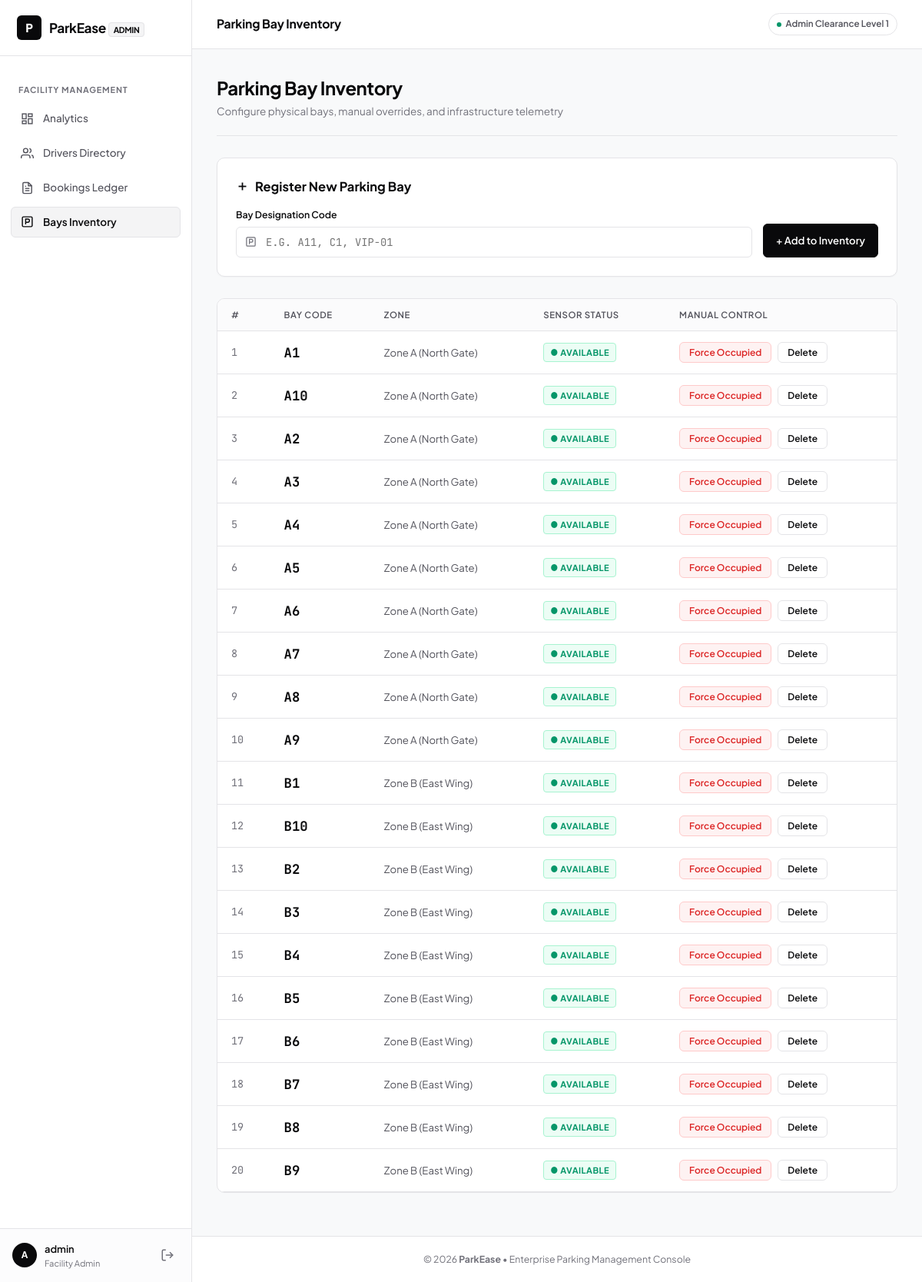
Screenshot of /admin/slots.php (signed in) with the database file from the repository.
### tables this page shows
CREATE TABLE IF NOT EXISTS slots (
    id INT AUTO_INCREMENT PRIMARY KEY,
    slot_number VARCHAR(10) NOT NULL UNIQUE,
    status ENUM('available', 'occupied') DEFAULT 'available'
);

### admin/slots.php (the view, shortened to what this page needs)
<?php
require_once '../config/db.php';
$slots = $conn->query("SELECT * FROM slots ORDER BY slot_number ASC");
include 'includes/admin_header.php';
?>
<div class="page-header">
    <div>
        <h1 class="page-title">Parking Bay Inventory</h1>
        <p class="page-subtitle">Configure physical bays, manual overrides, and infrastructure telemetry</p>
    </div>
</div>
<div class="card" style="margin-bottom:28px;">
    <h3 class="card-title">
        <svg width="17" height="17" viewBox="0 0 24 24" fill="none" stroke="currentColor" stroke-width="2.5"><line x1="12" y1="5" x2="12" y2="19"></line><line x1="5" y1="12" x2="19" y2="12"></line></svg>
        Register New Parking Bay
    </h3>
    <form method="POST" action="" style="display:flex; gap:14px; align-items:flex-end; flex-wrap:wrap; margin-top:14px;">
        <div class="form-group" style="margin-bottom:0; flex:1; min-width:240px;">
            <label for="slot_number">Bay Designation Code</label>
            <div class="input-wrap">
                <span class="input-icon">
                </span>
                <input type="text" id="slot_number" name="slot_number" placeholder="e.g. A11, C1, VIP-01" required style="text-transform:uppercase; font-family:var(--font-mono);">
            </div>
        </div>
        <button type="submit" name="add_slot" class="btn btn-primary" style="height:44px;">
            + Add to Inventory
        </button>
    </form>
</div>
<?php if ($slots && $slots->num_rows > 0): ?>
    <div class="table-container">
        <table class="data-table">
            <thead>
                <tr>
                    <th>#</th>
                    <th>Bay Code</th>
                    <th>Zone</th>
                    <th>Sensor Status</th>
                    <th>Manual Control</th>
                </tr>
            </thead>
            <tbody>
                <?php $count = 1; ?>
                <?php while ($s = $slots->fetch_assoc()):
                    $is_a = (strpos(strtoupper($s['slot_number']), 'A') === 0);
                ?>
                    <tr>
                        <td style="color:var(--text-muted); font-family:var(--font-mono);"><?php echo $count++; ?></td>
                        <td>
                            <strong style="color:var(--text-primary); font-family:var(--font-mono); font-size:1.15rem;">
                                <?php echo htmlspecialchars($s['slot_number']); ?>
                            </strong>
                        </td>
                        <td style="color:var(--text-secondary); font-size:0.88rem;">
                            <?php echo $is_a ? 'Zone A (North Gate)' : 'Zone B (East Wing)'; ?>
                        </td>
                        <td>
                            <span class="badge <?php echo $s['status'] == 'available' ? 'badge-active' : 'badge-cancelled'; ?>">
                                <?php echo $s['status'] == 'available' ? '● AVAILABLE' : '● OCCUPIED'; ?>
                            </span>
                        </td>
                        <td>
                            <div style="display:flex; gap:8px; align-items:center;">
                                <form method="POST" action="" style="display:inline;">
                                    <button type="submit" name="toggle_status"
                                            class="btn btn-sm <?php echo $s['status'] == 'available' ? 'btn-danger' : 'btn-success'; ?>">
                                        <?php echo $s['status'] == 'available' ? 'Force Occupied' : 'Force Available'; ?>
                                    </button>
                                </form>
                                <form method="POST" action="" style="display:inline;">
                                    <button type="submit" name="delete_slot" class="btn btn-outline btn-sm"
                                            onclick="return confirm('Remove bay <?php echo htmlspecialchars($s['slot_number']); ?> from inventory?')"
                                            <?php echo $s['status'] == 'occupied' ? 'disabled style="opacity:0.35; cursor:not-allowed;" title="Cannot remove occupied bay"' : ''; ?>>
                                        Delete
                                    </button>
                                </form>
                            </div>
                        </td>
                    </tr>
                <?php endwhile; ?>
            </tbody>
        </table>
    </div>
<?php else: ?>
    <div class="card" style="text-align:center; padding:36px;">
        <p style="color:var(--text-muted); font-size:0.9rem;">No parking bays found in inventory.</p>
    </div>
<?php endif; ?>
<?php include 'includes/admin_footer.php'; ?>

### admin/includes/admin_header.php (shortened to what this page needs)
<?php
$current_page = basename($_SERVER['PHP_SELF']);
$admin_name = $_SESSION['admin_username'] ?? 'Admin';
$admin_initial = strtoupper(substr($admin_name, 0, 1));
$page_titles = [
    'dashboard.php' => 'Operations & Analytics',
    'users.php' => 'Registered Drivers',
    'bookings.php' => 'Master Bookings Log',
    'slots.php' => 'Parking Bay Inventory'
];
$topbar_title = $page_titles[$current_page] ?? 'Admin Console';
?>
<!DOCTYPE html>
<html lang="en">
<head>
    <link rel="stylesheet" href="../assets/css/style.css">
</head>
<body>
<div class="app-layout">
    <aside class="app-sidebar" id="appSidebar">
        <div class="sidebar-header">
            <a href="dashboard.php" class="sidebar-logo">
                <div class="logo-badge-icon" style="background:#09090B;">P</div>
                <span>ParkEase <small style="font-size:0.7rem; background:#F4F4F5; border:1px solid #E4E4E7; padding:2px 6px; border-radius:4px; font-weight:700;">ADMIN</small></span>
            </a>
        </div>
        <nav class="sidebar-nav">
            <div class="nav-section-title">Facility Management</div>
            <a href="dashboard.php" class="sidebar-link <?php echo ($current_page == 'dashboard.php') ? 'active' : ''; ?>">
                <svg width="17" height="17" viewBox="0 0 24 24" fill="none" stroke="currentColor" stroke-width="2"><rect x="3" y="3" width="7" height="9"></rect><rect x="14" y="3" width="7" height="5"></rect><rect x="14" y="12" width="7" height="9"></rect><rect x="3" y="16" width="7" height="5"></rect></svg>
                <span>Analytics</span>
            </a>
            <a href="users.php" class="sidebar-link <?php echo ($current_page == 'users.php') ? 'active' : ''; ?>">
                <svg width="17" height="17" viewBox="0 0 24 24" fill="none" stroke="currentColor" stroke-width="2"><path d="M17 21v-2a4 4 0 0 0-4-4H5a4 4 0 0 0-4 4v2"></path><circle cx="9" cy="7" r="4"></circle><path d="M23 21v-2a4 4 0 0 0-3-3.87"></path><path d="M16 3.13a4 4 0 0 1 0 7.75"></path></svg>
                <span>Drivers Directory</span>
            </a>
            <a href="bookings.php" class="sidebar-link <?php echo ($current_page == 'bookings.php') ? 'active' : ''; ?>">
                <span>Bookings Ledger</span>
            </a>
            <a href="slots.php" class="sidebar-link <?php echo ($current_page == 'slots.php') ? 'active' : ''; ?>">
                <svg width="17" height="17" viewBox="0 0 24 24" fill="none" stroke="currentColor" stroke-width="2"><rect x="3" y="3" width="18" height="18" rx="2"></rect><path d="M9 17V7h4a3 3 0 0 1 0 6H9"></path></svg>
                <span>Bays Inventory</span>
            </a>
        </nav>
        <div class="sidebar-footer">
            <div class="sidebar-user">
                <div class="user-avatar-initial" style="background:#09090B;"><?php echo htmlspecialchars($admin_initial); ?></div>
                <div style="overflow:hidden;">
                    <div class="user-meta-name"><?php echo htmlspecialchars($admin_name); ?></div>
                    <div class="user-meta-role">Facility Admin</div>
                </div>
            </div>
            <a href="logout.php" class="btn-sidebar-logout" title="Sign Out">
                <svg width="18" height="18" viewBox="0 0 24 24" fill="none" stroke="currentColor" stroke-width="2"><path d="M9 21H5a2 2 0 0 1-2-2V5a2 2 0 0 1 2-2h4"></path><polyline points="16 17 21 12 16 7"></polyline><line x1="21" y1="12" x2="9" y2="12"></line></svg>
            </a>
        </div>
    </aside>
    <div class="app-main">
        <header class="app-topbar">
            <div class="topbar-left">
                <div class="topbar-title"><?php echo htmlspecialchars($topbar_title); ?></div>
            </div>
            <div class="topbar-right">
                <div class="status-pill-minimal">
                    <span class="status-indicator-dot"></span>
                    <span>Admin Clearance Level 1</span>
                </div>
            </div>
        </header>
        <main class="page-content">

### admin/includes/admin_footer.php (shortened to what this page needs)
        </main>
        <footer class="app-footer">
            <p>&copy; <?php echo date('Y'); ?> <strong>ParkEase</strong> • Enterprise Parking Management Console</p>
        </footer>
    </div>
</div>
</body>
</html>

### rows the page displays
slots: slot_number "A1", shows "Zone A (North Gate)", status "● AVAILABLE"
slots: slot_number "A10", shows "Zone A (North Gate)", status "● AVAILABLE"
slots: slot_number "A2", shows "Zone A (North Gate)", status "● AVAILABLE"
slots: slot_number "A3", shows "Zone A (North Gate)", status "● AVAILABLE"
slots: slot_number "A4", shows "Zone A (North Gate)", status "● AVAILABLE"
slots: slot_number "A5", shows "Zone A (North Gate)", status "● AVAILABLE"
slots: slot_number "A6", shows "Zone A (North Gate)", status "● AVAILABLE"
slots: slot_number "A7", shows "Zone A (North Gate)", status "● AVAILABLE"
slots: slot_number "A8", shows "Zone A (North Gate)", status "● AVAILABLE"
slots: slot_number "A9", shows "Zone A (North Gate)", status "● AVAILABLE"
slots: slot_number "B1", shows "Zone B (East Wing)", status "● AVAILABLE"
slots: slot_number "B10", shows "Zone B (East Wing)", status "● AVAILABLE"
slots: slot_number "B2", shows "Zone B (East Wing)", status "● AVAILABLE"
slots: slot_number "B3", shows "Zone B (East Wing)", status "● AVAILABLE"
slots: slot_number "B4", shows "Zone B (East Wing)", status "● AVAILABLE"
slots: slot_number "B5", shows "Zone B (East Wing)", status "● AVAILABLE"
slots: slot_number "B6", shows "Zone B (East Wing)", status "● AVAILABLE"
slots: slot_number "B7", shows "Zone B (East Wing)", status "● AVAILABLE"
slots: slot_number "B8", shows "Zone B (East Wing)", status "● AVAILABLE"
slots: slot_number "B9", shows "Zone B (East Wing)", status "● AVAILABLE"

### other values shown
$admin_initial "A"
$admin_name "admin"
$topbar_title "Parking Bay Inventory"
